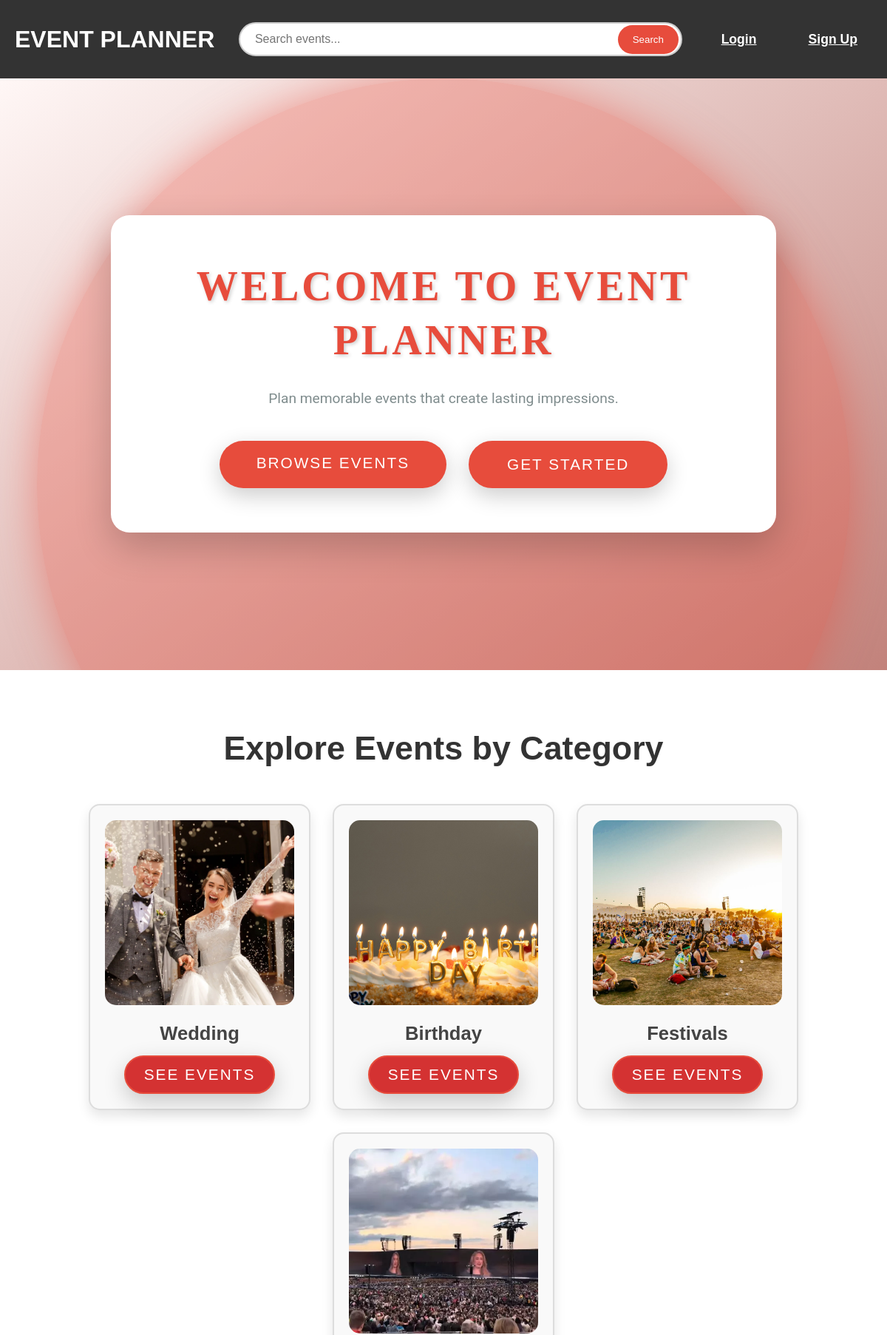
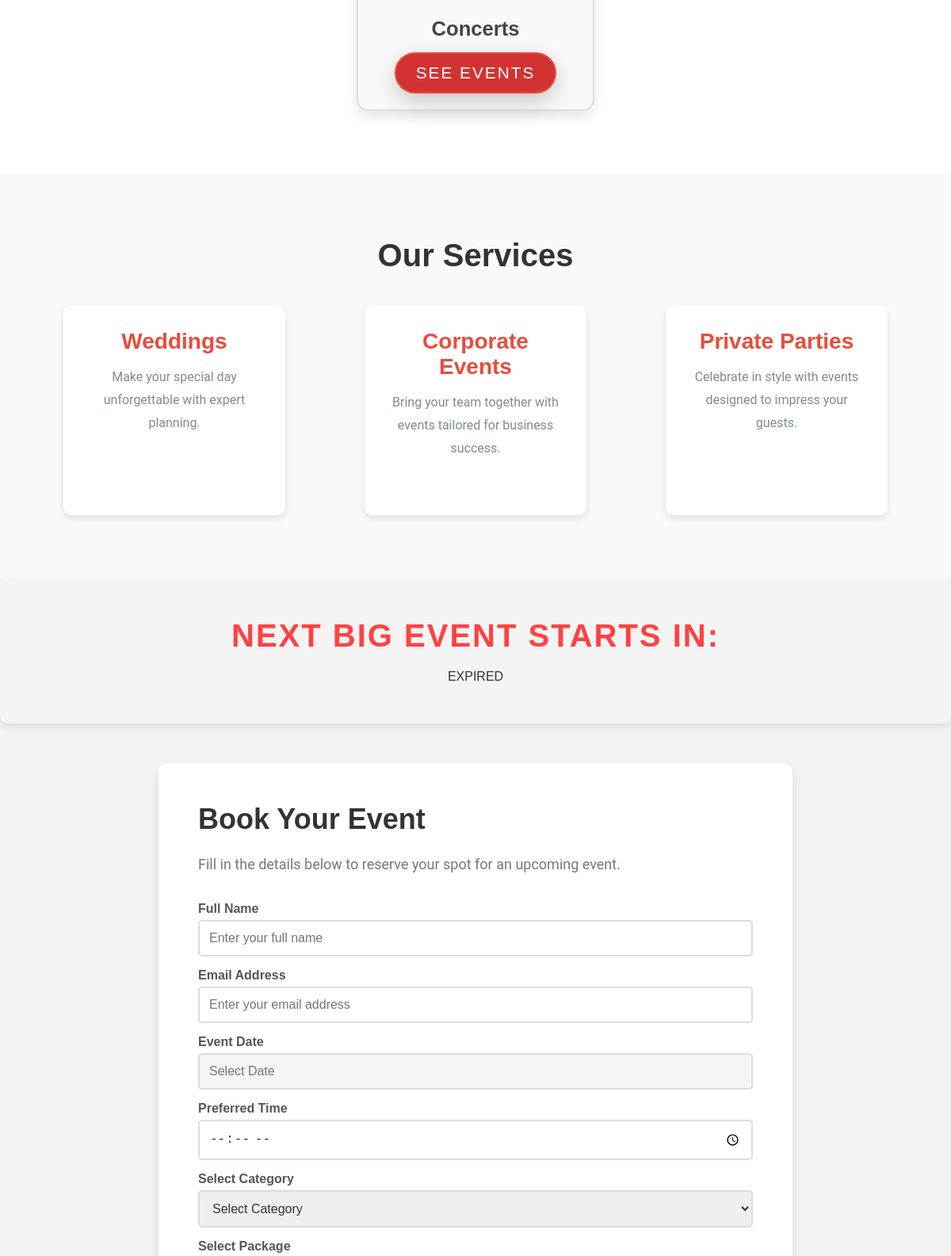
The page / (upper part) on the database its author committed (2 pictures, top to bottom).
### main/models.py (models this page shows, shortened)
class Category(models.Model):
    name = models.CharField(max_length=100, unique=True)
    image = models.ImageField(upload_to='categories/', blank=True, null=True)

### main/views.py (the view, shortened to what this page needs)
# urls.py: path('', views.index, name='index'),
def index(request):
    categories = Category.objects.all()
    packages = Package.objects.all()
    return render(request, 'main/index.html', {
        'categories': categories,
        'packages': packages,
    })

### main/templates/main/index.html (shortened to what this page needs)
{% extends 'base.html' %}
{% load static %}
{% block content %}
<link rel="stylesheet" href="{% static 'css/style.css' %}">
<link rel="stylesheet" href="https://cdn.jsdelivr.net/npm/flatpickr/dist/flatpickr.min.css">
<link rel="stylesheet" href="https://cdn.jsdelivr.net/npm/flatpickr/dist/themes/material_red.css">
<section class="welcome animate-slow-fade-in-up" data-animate="fade-in-up">
    <div class="welcome-content">
        <h1 class="animate-slow-slide-in-left">Welcome to Event Planner</h1>
        <p class="animate-slow-slide-up-right">Plan memorable events that create lasting impressions.</p>
        <div class="cta-buttons animate-slow-bounce-up">
            <a href="#browse-events" class="btn-primary">Browse Events</a>
            <a href="#booking" class="btn-secondary">Get Started</a>
        </div>
    </div>
</section>
<section id="browse-events" class="categories animate-slow-fade-in-down" data-animate="fade-in-down">
    <h2 class="animate-slow-zoom-in">Explore Events by Category</h2>
    <div class="category-list animate-slow-slide-right-up">
        {% for category in categories %}
            <div class="category-card animate-slow-hover-up">
                <img src="{{ category.image.url }}" alt="{{ category.name }}">
                <h3>{{ category.name }}</h3>
                <a href="{% url 'category_events' category.id %}" class="btn-secondary">See Events</a>
            </div>
        {% endfor %}
    </div>
</section>
<section class="services animate-slow-fade-in-up" data-animate="fade-in-up">
    <div class="container">
        <h2 class="animate-slow-rotate-down">Our Services</h2>
        <div class="service-cards animate-slow-slide-left">
            <div class="service-card animate-slow-flip-vertical">
                <h3>Weddings</h3>
                <p>Make your special day unforgettable with expert planning.</p>
            </div>
            <div class="service-card animate-slow-flip-vertical">
                <h3>Corporate Events</h3>
                <p>Bring your team together with events tailored for business success.</p>
            </div>
            <div class="service-card animate-slow-flip-vertical">
                <h3>Private Parties</h3>
                <p>Celebrate in style with events designed to impress your guests.</p>
            </div>
        </div>
    </div>
</section>
<section class="countdown animate-slow-pulse" data-animate="fade-in">
    <h2>Next Big Event Starts In:</h2>
    <div id="timer" class="animate-slow-countdown">
    </div>
</section>
<section id="booking" class="booking animate-slow-slide-up-right" data-animate="fade-up-right">
    <div class="booking-container">
        <h2 class="animate-slow-fade-in">Book Your Event</h2>
        <p>Fill in the details below to reserve your spot for an upcoming event.</p>
        <form id="booking-form" method="post" class="animate-slow-scale-up">
            <div class="form-group">
                <label for="name">Full Name</label>
                <input type="text" id="name" name="name" placeholder="Enter your full name" required>
            </div>
            <div class="form-group">
                <label for="email">Email Address</label>
                <input type="email" id="email" name="email" placeholder="Enter your email address" required>
            </div>
            <div class="form-group">
                <label for="date">Event Date</label>
                <input type="text" id="date" name="date" placeholder="Select Date" readonly required>
            </div>
            <div class="form-group">
                <label for="time">Preferred Time</label>
                <input type="time" id="time" name="time" required>
            </div>
            <div class="form-group">
                <label for="category">Select Category</label>
                <select id="category" name="category" required>
                    <option value="" disabled selected>Select Category</option>
                </select>
            </div>
            <div class="form-group">
                <label for="package">Select Package</label>
            </div>
        </form>
    </div>
</section>
{% endblock %}

### rows shown on the page
Category: image (picture), name "Wedding"
Category: image (picture), name "Birthday"
Category: image (picture), name "Festivals"
Category: image (picture), name "Concerts"
